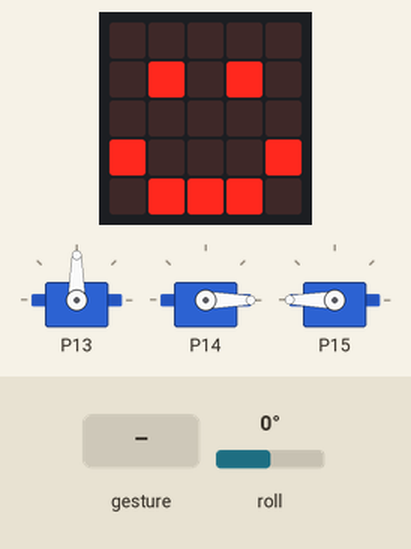
This program was run on a simulated BBC micro:bit (MakeCode). Parts: the board's 5×5 LED display, 3 × servo. Inputs (shaded band) come from the test bench; at power-on: roll 0°. A tilt is held for 1.5 s and a shake lasts 1 s, then the board lies face up again.

Above: at 2.8 s.
2.9 s: roll set to -172°
At 3.8 s:
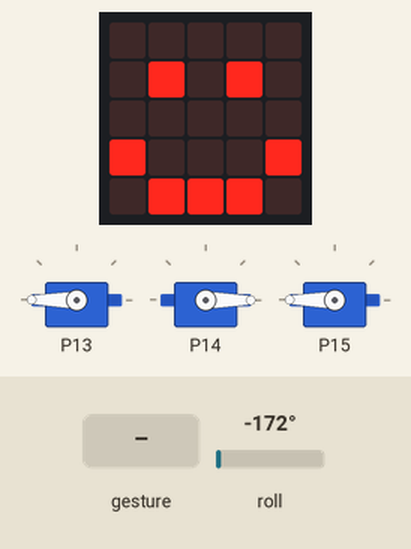
4.4 s: gesture 'screen up'
At 5.7 s:
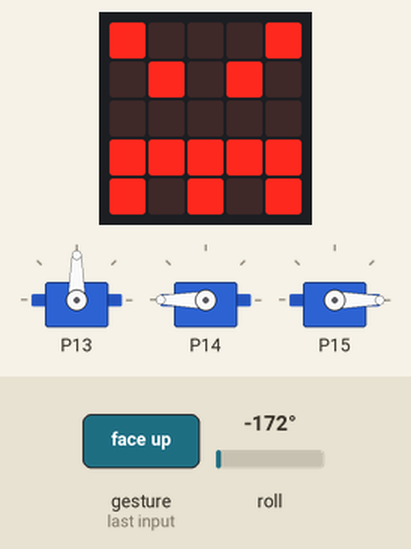
7.4 s: roll set to 90°
At 8.2 s:
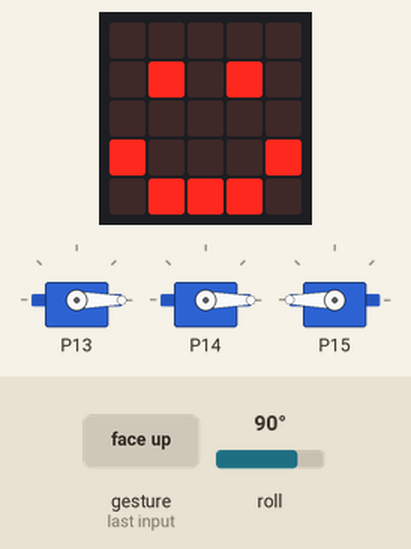
8.9 s: gesture 'screen up'
At 9.4 s:
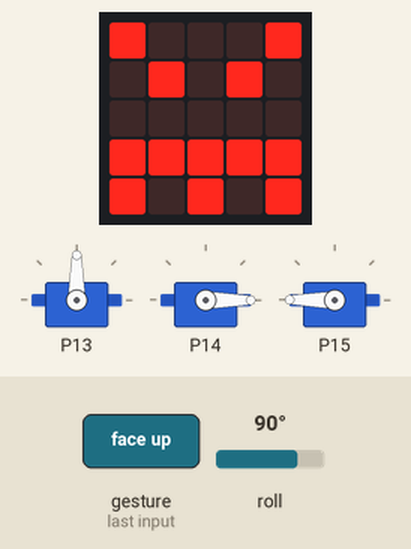
11.9 s: roll set to -90°
At 12.6 s:
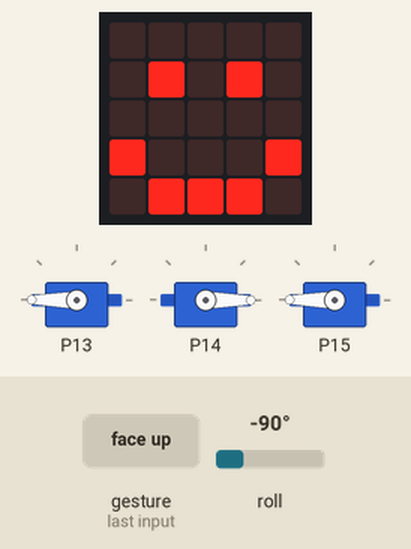
13.4 s: roll set to 172°
At 13.9 s:
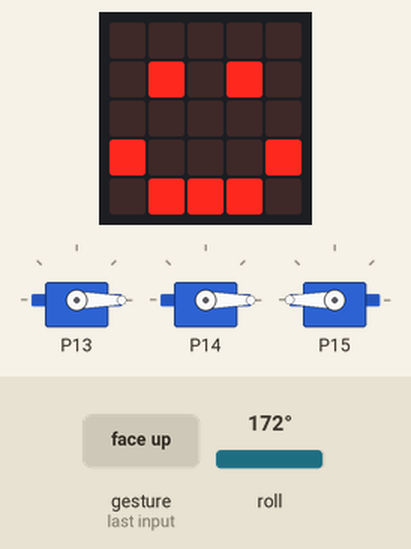
Timing chart, 0 to 15.9 s (numbered marks = the images above; inputs shaded):
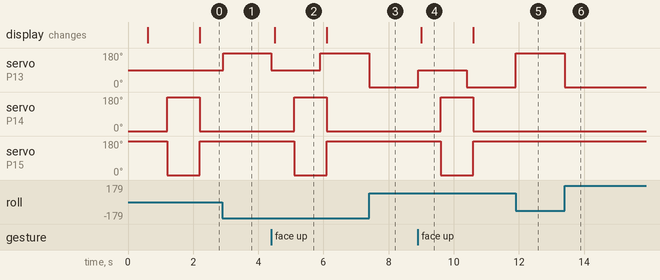

Measured:
- after the input at 2.9 s, servo on P13: 90° → 180° at once
- after the input at 4.4 s, servo on P13: 180° → 90° at once, → 180° 1.5 s later; servo on P14: 0° → 180° after 0.70 s, → 0° 1.0 s later; servo on P15: 180° → 0° after 0.70 s, → 180° 1.0 s later; the display: changes after 0.10 s (image 2)
- after the input at 7.4 s, servo on P13: 180° → 0° at once
- after the input at 8.9 s, servo on P13: 0° → 90° at once, → 0° 1.5 s later; servo on P14: 0° → 180° after 0.70 s, → 0° 1.0 s later; servo on P15: 180° → 0° after 0.70 s, → 180° 1.0 s later; the display: changes after 0.10 s (image 4)
- after the input at 11.9 s, servo on P13: 0° → 180° at once
- after the input at 13.4 s, servo on P13: 180° → 0° at once
- what the display in image 2 shows lasts 1.6 s, from 4.5 s to 6.1 s

The program:

main.ts
```typescript
input.onGesture(Gesture.ScreenUp, function () {
    basic.showIcon(IconNames.Angry)
    // 左手
    pins.servoWritePin(AnalogPin.P14, 180)
    // 右手
    pins.servoWritePin(AnalogPin.P15, 0)
    basic.pause(1000)
    // 左手
    pins.servoWritePin(AnalogPin.P14, 0)
    // 右手
    pins.servoWritePin(AnalogPin.P15, 180)
    basic.showIcon(IconNames.Happy)
})
/**
 * サーボ P13・・・頭
 *
 * サーボ P14・・・右腕
 *
 * サーボ P15・・・左腕
 */
basic.showIcon(IconNames.Happy)
// 左手
pins.servoWritePin(AnalogPin.P13, 90)
// 左手
pins.servoWritePin(AnalogPin.P14, 0)
// 右手
pins.servoWritePin(AnalogPin.P15, 180)
basic.forever(function () {
    // 左手
    pins.servoWritePin(AnalogPin.P13, 90 - input.rotation(Rotation.Roll))
})
```

test.ts
```typescript
// テストはここに来ます。このパッケージが拡張機能として使用されるときにはコンパイルされません。
```
